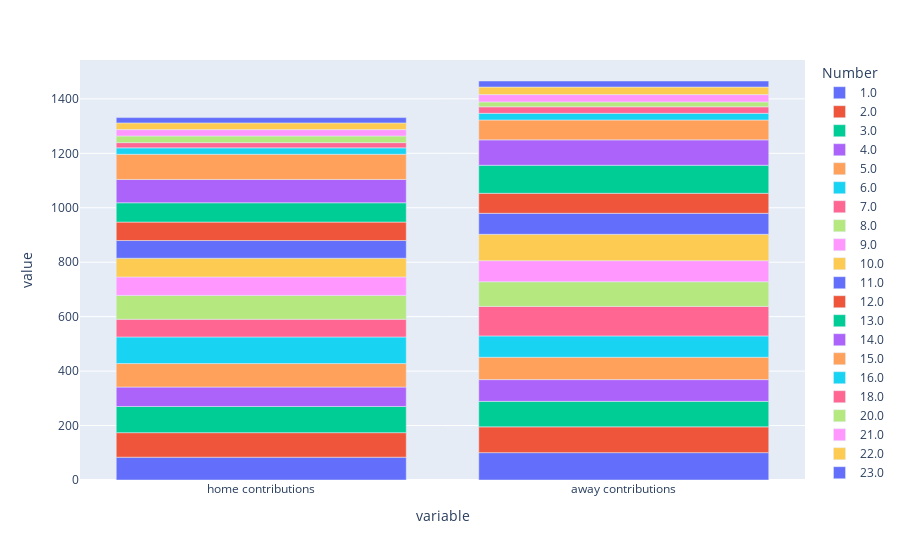

Notebook source saved alongside this figure:
### Code cell
long_players = all_players[['Number', 'home contributions', 'away contributions']].melt(id_vars = 'Number')
fig = px.bar(long_players, x="variable", y="value", color = 'Number')
fig.show()

### Figure 1 — Plotly figure (JSON) as saved in the notebook; plotly's stock layout.template omitted (floating-point values rounded to 4 significant figures)
{"data": [{"alignmentgroup": "True", "hovertemplate": "Number=1.0<br>variable=%{x}<br>value=%{y}<extra></extra>", "legendgroup": "1.0", "marker": {"color": "#636efa", "pattern": {"shape": ""}}, "name": "1.0", "offsetgroup": "1.0", "orientation": "v", "showlegend": true, "textposition": "auto", "type": "bar", "x": ["home contributions", "away contributions"], "xaxis": "x", "y": [83.73, 100.5], "yaxis": "y"}, {"alignmentgroup": "True", "hovertemplate": "Number=2.0<br>variable=%{x}<br>value=%{y}<extra></extra>", "legendgroup": "2.0", "marker": {"color": "#EF553B", "pattern": {"shape": ""}}, "name": "2.0", "offsetgroup": "2.0", "orientation": "v", "showlegend": true, "textposition": "auto", "type": "bar", "x": ["home contributions", "away contributions"], "xaxis": "x", "y": [90.14, 94.76], "yaxis": "y"}, {"alignmentgroup": "True", "hovertemplate": "Number=3.0<br>variable=%{x}<br>value=%{y}<extra></extra>", "legendgroup": "3.0", "marker": {"color": "#00cc96", "pattern": {"shape": ""}}, "name": "3.0", "offsetgroup": "3.0", "orientation": "v", "showlegend": true, "textposition": "auto", "type": "bar", "x": ["home contributions", "away contributions"], "xaxis": "x", "y": [96.16, 93.59], "yaxis": "y"}, {"alignmentgroup": "True", "hovertemplate": "Number=4.0<br>variable=%{x}<br>value=%{y}<extra></extra>", "legendgroup": "4.0", "marker": {"color": "#ab63fa", "pattern": {"shape": ""}}, "name": "4.0", "offsetgroup": "4.0", "orientation": "v", "showlegend": true, "textposition": "auto", "type": "bar", "x": ["home contributions", "away contributions"], "xaxis": "x", "y": [71.43, 79.94], "yaxis": "y"}, {"alignmentgroup": "True", "hovertemplate": "Number=5.0<br>variable=%{x}<br>value=%{y}<extra></extra>", "legendgroup": "5.0", "marker": {"color": "#FFA15A", "pattern": {"shape": ""}}, "name": "5.0", "offsetgroup": "5.0", "orientation": "v", "showlegend": true, "textposition": "auto", "type": "bar", "x": ["home contributions", "away contributions"], "xaxis": "x", "y": [86.25, 82.12], "yaxis": "y"}, {"alignmentgroup": "True", "hovertemplate": "Number=6.0<br>variable=%{x}<br>value=%{y}<extra></extra>", "legendgroup": "6.0", "marker": {"color": "#19d3f3", "pattern": {"shape": ""}}, "name": "6.0", "offsetgroup": "6.0", "orientation": "v", "showlegend": true, "textposition": "auto", "type": "bar", "x": ["home contributions", "away contributions"], "xaxis": "x", "y": [97.63, 78.33], "yaxis": "y"}, {"alignmentgroup": "True", "hovertemplate": "Number=7.0<br>variable=%{x}<br>value=%{y}<extra></extra>", "legendgroup": "7.0", "marker": {"color": "#FF6692", "pattern": {"shape": ""}}, "name": "7.0", "offsetgroup": "7.0", "orientation": "v", "showlegend": true, "textposition": "auto", "type": "bar", "x": ["home contributions", "away contributions"], "xaxis": "x", "y": [65.08, 108.5], "yaxis": "y"}, {"alignmentgroup": "True", "hovertemplate": "Number=8.0<br>variable=%{x}<br>value=%{y}<extra></extra>", "legendgroup": "8.0", "marker": {"color": "#B6E880", "pattern": {"shape": ""}}, "name": "8.0", "offsetgroup": "8.0", "orientation": "v", "showlegend": true, "textposition": "auto", "type": "bar", "x": ["home contributions", "away contributions"], "xaxis": "x", "y": [87.73, 90.45], "yaxis": "y"}, {"alignmentgroup": "True", "hovertemplate": "Number=9.0<br>variable=%{x}<br>value=%{y}<extra></extra>", "legendgroup": "9.0", "marker": {"color": "#FF97FF", "pattern": {"shape": ""}}, "name": "9.0", "offsetgroup": "9.0", "orientation": "v", "showlegend": true, "textposition": "auto", "type": "bar", "x": ["home contributions", "away contributions"], "xaxis": "x", "y": [67.65, 77.39], "yaxis": "y"}, {"alignmentgroup": "True", "hovertemplate": "Number=10.0<br>variable=%{x}<br>value=%{y}<extra></extra>", "legendgroup": "10.0", "marker": {"color": "#FECB52", "pattern": {"shape": ""}}, "name": "10.0", "offsetgroup": "10.0", "orientation": "v", "showlegend": true, "textposition": "auto", "type": "bar", "x": ["home contributions", "away contributions"], "xaxis": "x", "y": [68.77, 96.94], "yaxis": "y"}, {"alignmentgroup": "True", "hovertemplate": "Number=11.0<br>variable=%{x}<br>value=%{y}<extra></extra>", "legendgroup": "11.0", "marker": {"color": "#636efa", "pattern": {"shape": ""}}, "name": "11.0", "offsetgroup": "11.0", "orientation": "v", "showlegend": true, "textposition": "auto", "type": "bar", "x": ["home contributions", "away contributions"], "xaxis": "x", "y": [65.04, 77.14], "yaxis": "y"}, {"alignmentgroup": "True", "hovertemplate": "Number=12.0<br>variable=%{x}<br>value=%{y}<extra></extra>", "legendgroup": "12.0", "marker": {"color": "#EF553B", "pattern": {"shape": ""}}, "name": "12.0", "offsetgroup": "12.0", "orientation": "v", "showlegend": true, "textposition": "auto", "type": "bar", "x": ["home contributions", "away contributions"], "xaxis": "x", "y": [67.73, 73.5], "yaxis": "y"}, {"alignmentgroup": "True", "hovertemplate": "Number=13.0<br>variable=%{x}<br>value=%{y}<extra></extra>", "legendgroup": "13.0", "marker": {"color": "#00cc96", "pattern": {"shape": ""}}, "name": "13.0", "offsetgroup": "13.0", "orientation": "v", "showlegend": true, "textposition": "auto", "type": "bar", "x": ["home contributions", "away contributions"], "xaxis": "x", "y": [70.94, 102.9], "yaxis": "y"}, {"alignmentgroup": "True", "hovertemplate": "Number=14.0<br>variable=%{x}<br>value=%{y}<extra></extra>", "legendgroup": "14.0", "marker": {"color": "#ab63fa", "pattern": {"shape": ""}}, "name": "14.0", "offsetgroup": "14.0", "orientation": "v", "showlegend": true, "textposition": "auto", "type": "bar", "x": ["home contributions", "away contributions"], "xaxis": "x", "y": [85.71, 93.3], "yaxis": "y"}, {"alignmentgroup": "True", "hovertemplate": "Number=15.0<br>variable=%{x}<br>value=%{y}<extra></extra>", "legendgroup": "15.0", "marker": {"color": "#FFA15A", "pattern": {"shape": ""}}, "name": "15.0", "offsetgroup": "15.0", "orientation": "v", "showlegend": true, "textposition": "auto", "type": "bar", "x": ["home contributions", "away contributions"], "xaxis": "x", "y": [92.44, 72.99], "yaxis": "y"}, {"alignmentgroup": "True", "hovertemplate": "Number=16.0<br>variable=%{x}<br>value=%{y}<extra></extra>", "legendgroup": "16.0", "marker": {"color": "#19d3f3", "pattern": {"shape": ""}}, "name": "16.0", "offsetgroup": "16.0", "orientation": "v", "showlegend": true, "textposition": "auto", "type": "bar", "x": ["home contributions", "away contributions"], "xaxis": "x", "y": [23.54, 24.43], "yaxis": "y"}, {"alignmentgroup": "True", "hovertemplate": "Number=18.0<br>variable=%{x}<br>value=%{y}<extra></extra>", "legendgroup": "18.0", "marker": {"color": "#FF6692", "pattern": {"shape": ""}}, "name": "18.0", "offsetgroup": "18.0", "orientation": "v", "showlegend": true, "textposition": "auto", "type": "bar", "x": ["home contributions", "away contributions"], "xaxis": "x", "y": [19.19, 24.02], "yaxis": "y"}, {"alignmentgroup": "True", "hovertemplate": "Number=20.0<br>variable=%{x}<br>value=%{y}<extra></extra>", "legendgroup": "20.0", "marker": {"color": "#B6E880", "pattern": {"shape": ""}}, "name": "20.0", "offsetgroup": "20.0", "orientation": "v", "showlegend": true, "textposition": "auto", "type": "bar", "x": ["home contributions", "away contributions"], "xaxis": "x", "y": [24.53, 17.93], "yaxis": "y"}, {"alignmentgroup": "True", "hovertemplate": "Number=21.0<br>variable=%{x}<br>value=%{y}<extra></extra>", "legendgroup": "21.0", "marker": {"color": "#FF97FF", "pattern": {"shape": ""}}, "name": "21.0", "offsetgroup": "21.0", "orientation": "v", "showlegend": true, "textposition": "auto", "type": "bar", "x": ["home contributions", "away contributions"], "xaxis": "x", "y": [23.32, 26.85], "yaxis": "y"}, {"alignmentgroup": "True", "hovertemplate": "Number=22.0<br>variable=%{x}<br>value=%{y}<extra></extra>", "legendgroup": "22.0", "marker": {"color": "#FECB52", "pattern": {"shape": ""}}, "name": "22.0", "offsetgroup": "22.0", "orientation": "v", "showlegend": true, "textposition": "auto", "type": "bar", "x": ["home contributions", "away contributions"], "xaxis": "x", "y": [24.65, 27.83], "yaxis": "y"}, {"alignmentgroup": "True", "hovertemplate": "Number=23.0<br>variable=%{x}<br>value=%{y}<extra></extra>", "legendgroup": "23.0", "marker": {"color": "#636efa", "pattern": {"shape": ""}}, "name": "23.0", "offsetgroup": "23.0", "orientation": "v", "showlegend": true, "textposition": "auto", "type": "bar", "x": ["home contributions", "away contributions"], "xaxis": "x", "y": [19.47, 22.16], "yaxis": "y"}], "layout": {"barmode": "relative", "legend": {"title": {"text": "Number"}, "tracegroupgap": 0}, "margin": {"t": 60}, "xaxis": {"anchor": "y", "domain": [0, 1], "title": {"text": "variable"}}, "yaxis": {"anchor": "x", "domain": [0, 1], "title": {"text": "value"}}}}
